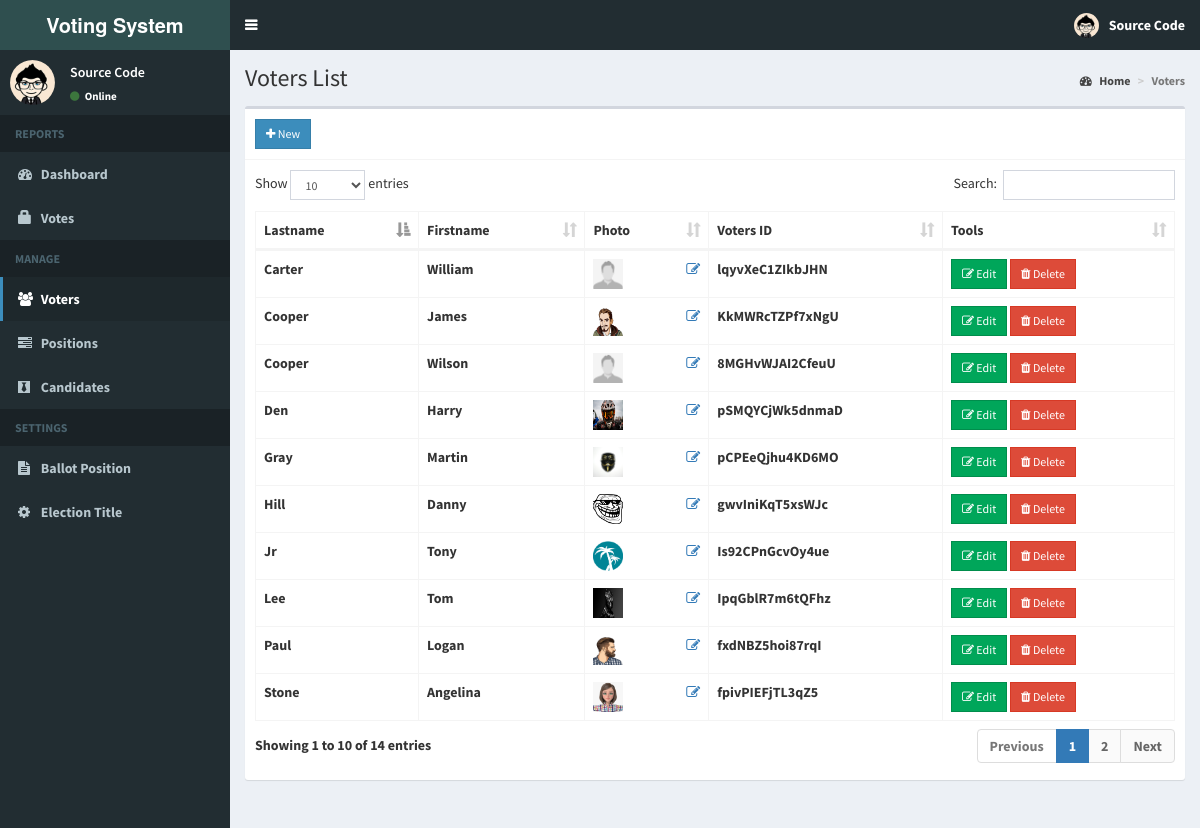
Screenshot of /admin/voters.php (signed in) with the database file from the repository.
### tables this page shows
CREATE TABLE `voters` (
  `id` int(11) NOT NULL,
  `voters_id` varchar(15) NOT NULL,
  `password` varchar(60) NOT NULL,
  `firstname` varchar(30) NOT NULL,
  `lastname` varchar(30) NOT NULL,
  `photo` varchar(150) NOT NULL
);

### admin/includes/session.php (called while the page is built, shortened)
<?php
	include 'includes/conn.php';
	$sql = "SELECT * FROM admin WHERE id = '".$conn->real_escape_string($_SESSION['admin'])."'";
	$query = $conn->query($sql);
	$user = ($query && $query instanceof mysqli_result) ? $query->fetch_assoc() : null;
?>

### admin/voters.php (the view, shortened to what this page needs)
<?php include 'includes/session.php'; ?>
<?php include 'includes/header.php'; ?>
<body class="hold-transition skin-blue sidebar-mini">
<div class="wrapper">
  <?php include 'includes/navbar.php'; ?>
  <?php include 'includes/menubar.php'; ?>
  <div class="content-wrapper">
    <section class="content-header">
      <h1>
        Voters List
      </h1>
      <ol class="breadcrumb">
        <li><a href="#"><i class="fa fa-dashboard"></i> Home</a></li>
        <li class="active">Voters</li>
      </ol>
    </section>
    <section class="content">
      <div class="row">
        <div class="col-xs-12">
          <div class="box">
            <div class="box-header with-border">
              <a href="#addnew" data-toggle="modal" class="btn btn-primary btn-sm btn-flat"><i class="fa fa-plus"></i> New</a>
            </div>
            <div class="box-body">
              <table id="example1" class="table table-bordered">
                <thead>
                  <th>Lastname</th>
                  <th>Firstname</th>
                  <th>Photo</th>
                  <th>Voters ID</th>
                  <th>Tools</th>
                </thead>
                <tbody>
                  <?php
                    $sql = "SELECT * FROM voters";
                    $query = $conn->query($sql);
                    if($query && $query instanceof mysqli_result){
                      while($row = $query->fetch_assoc()){
                        $image = (!empty($row['photo'])) ? '../images/'.$row['photo'] : '../images/profile.jpg';
                        echo "
                          <tr>
                            <td>".$row['lastname']."</td>
                            <td>".$row['firstname']."</td>
                            <td>
                              <img src='".$image."' width='30px' height='30px'>
                              <a href='#edit_photo' data-toggle='modal' class='pull-right photo' data-id='".$row['id']."'><span class='fa fa-edit'></span></a>
                            </td>
                            <td>".$row['voters_id']."</td>
                            <td>
                              <button class='btn btn-success btn-sm edit btn-flat' data-id='".$row['id']."'><i class='fa fa-edit'></i> Edit</button>
                              <button class='btn btn-danger btn-sm delete btn-flat' data-id='".$row['id']."'><i class='fa fa-trash'></i> Delete</button>
                            </td>
                          </tr>
                        ";
                      }
                    }
                  ?>
                </tbody>
              </table>
            </div>
          </div>
        </div>
      </div>
    </section>
  </div>
</div>
</body>
</html>

### admin/includes/navbar.php (shortened to what this page needs)
<header class="main-header">
  <a href="home.php" class="logo">
    <span class="logo-lg"><b>Voting System </span>
  </a>
  <nav class="navbar navbar-static-top">
    <a href="#" class="sidebar-toggle" data-toggle="push-menu" role="button">
    </a>
    <div class="navbar-custom-menu">
      <ul class="nav navbar-nav">
        <li class="dropdown user user-menu">
          <a href="#" class="dropdown-toggle" data-toggle="dropdown">
            <img src="<?php echo (!empty($user['photo'])) ? '../images/'.$user['photo'] : '../images/profile.jpg'; ?>" class="user-image" alt="User Image">
            <span class="hidden-xs"><?php echo $user['firstname'].' '.$user['lastname']; ?></span>
          </a>
        </li>
      </ul>
    </div>
  </nav>
</header>

### admin/includes/menubar.php (shortened to what this page needs)
<aside class="main-sidebar">
  <section class="sidebar">
    <div class="user-panel">
      <div class="pull-left image">
        <img src="<?php echo (!empty($user['photo'])) ? '../images/'.$user['photo'] : '../images/profile.jpg'; ?>" class="img-circle" alt="User Image">
      </div>
      <div class="pull-left info">
        <p><?php echo $user['firstname'].' '.$user['lastname']; ?></p>
        <a><i class="fa fa-circle text-success"></i> Online</a>
      </div>
    </div>
    <ul class="sidebar-menu" data-widget="tree">
      <li class="header">REPORTS</li>
      <li class=""><a href="home.php"><i class="fa fa-dashboard"></i> <span>Dashboard</span></a></li>
      <li class=""><a href="votes.php"><span class="glyphicon glyphicon-lock"></span> <span>Votes</span></a></li>
      <li class="header">MANAGE</li>
      <li class=""><a href="voters.php"><i class="fa fa-users"></i> <span>Voters</span></a></li>
      <li class=""><a href="positions.php"><i class="fa fa-tasks"></i> <span>Positions</span></a></li>
      <li class=""><a href="candidates.php"><i class="fa fa-black-tie"></i> <span>Candidates</span></a></li>
      <li class="header">SETTINGS</li>
      <li class=""><a href="ballot.php"><i class="fa fa-file-text"></i> <span>Ballot Position</span></a></li>
      <li class=""><a href="#config" data-toggle="modal"><i class="fa fa-cog"></i> <span>Election Title</span></a></li>
    </ul>
  </section>
</aside>

### rows the page displays
voters: lastname "Den", firstname "Harry", photo (picture), voters "pSMQYCjWk5dnmaD"
voters: lastname "Jr", firstname "Tony", photo (picture), voters "Is92CPnGcvOy4ue"
voters: lastname "Hill", firstname "Danny", photo (picture), voters "gwvIniKqT5xsWJc"
voters: lastname "Lee", firstname "Tom", photo (picture), voters "IpqGblR7m6tQFhz"
voters: lastname "Paul", firstname "Logan", photo (picture), voters "fxdNBZ5hoi87rqI"
voters: lastname "Stone", firstname "Angelina", photo (picture), voters "fpivPIEFjTL3qZ5"
voters: lastname "Cooper", firstname "James", photo (picture), voters "KkMWRcTZPf7xNgU"
voters: lastname "Gray", firstname "Martin", photo (picture), voters "pCPEeQjhu4KD6MO"
voters: lastname "Carter", firstname "William", photo (placeholder picture), voters "lqyvXeC1ZIkbJHN"
voters: lastname "Cooper", firstname "Wilson", photo (placeholder picture), voters "8MGHvWJAI2CfeuU"

### other values shown
$user['firstname'] "Source"
$user['lastname'] "Code"
